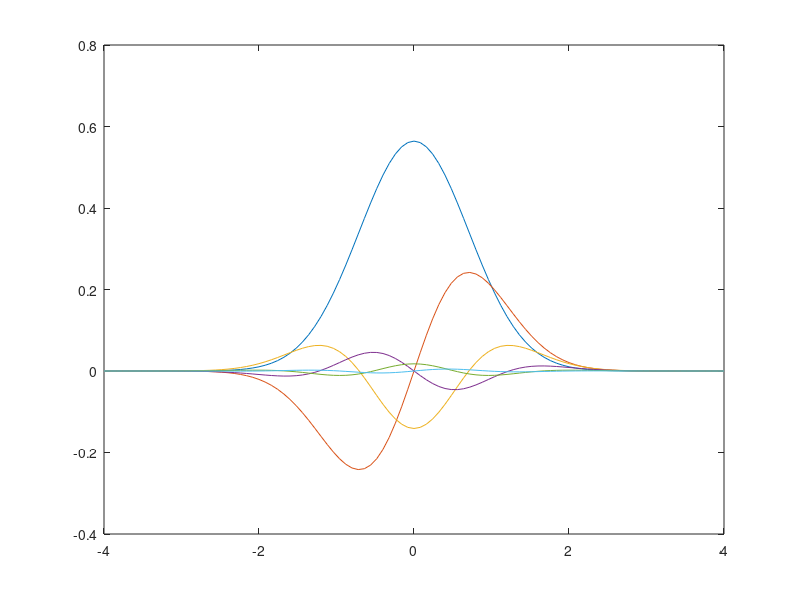

MATLAB code for this plot:
clear

x = linspace(-4,4,101);
h(:,1) = ones(1,length(x));
h(:,2) = 2*x;
h(:,3) = 4*x.^2-2;
h(:,4) = 8*x.^3-12*x;
h(:,5) = 16*x.^4-48*x.^2+12;
h(:,6) = 32*x.^5-160*x.^3+120*x;

for jj=1:6
   h(:,jj) = h(:,jj).*exp(-x.^2)';
   norm = 1/(2^(jj-1)*factorial(jj-1)*sqrt(pi));
   h(:,jj) = h(:,jj)*norm;
end

figure; plot(x, h);
